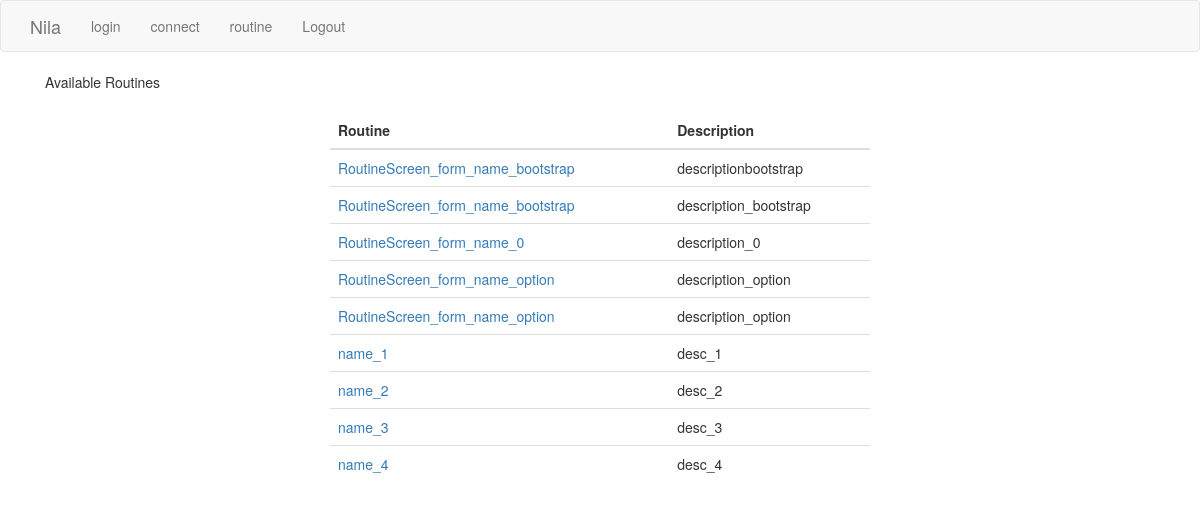
Page /routine/ (signed in) on the committed database.
### app/models.py (models this page shows, shortened)
class RoutineScreen(db.Model):
    id = db.Column(db.Integer, primary_key=True)
    version = db.Column(db.Integer)
    is_primary = db.Column(db.Boolean)
    reader = db.Column(db.Integer, db.ForeignKey('user.id'))
    editor = db.Column(db.Integer, db.ForeignKey('user.id'))
    entry_reader = db.Column(db.Integer, db.ForeignKey('user.id'))
    entry_editor = db.Column(db.Integer, db.ForeignKey('user.id'))
    name = db.Column(db.String(30))
    description = db.Column(db.String(150))
    fields =  db.Column(db.Text)
    created_at = db.Column(db.DateTime,default=datetime.utcnow)
    created_by = db.Column(db.Integer, db.ForeignKey('user.id'),default=1)
    last_updated = db.Column(db.DateTime, default=datetime.utcnow)
    last_updated_by = db.Column(db.Integer, db.ForeignKey('user.id'),default=1)
    deleted_at = db.Column(db.DateTime)

### app/_routes.py (the view)
@app.route('/routine/<int:unique_id>', methods = ['GET','POST'])
@app.route('/routine/<int:unique_id>/', methods = ['GET','POST'])
@app.route('/routine', defaults={'unique_id': 0},    methods = ['GET','POST'])
@app.route('/routine/', defaults={'unique_id': 0}, methods = ['GET','POST'])
@login_required
def routine(unique_id):
    info = []
    form, info = my_view(info, unique_id)
    FieldEntries = []
    FieldEntry = {}
    if unique_id!=0:
        if form.validate_on_submit():
            rs = RoutineScreen()
            rs.version_ = '1'
            rs.is_primary = True
            rs.reader = '1'
            rs.editor = '1'
            rs.entry_reader = '1'
            rs.entry_editor = '1'
            rs.name = form.name.data
            rs.label = form.label.data
            rs.description = form.description.data
            rs.fields = form.fields.data
            try:
                db.session.add(rs)
                db.session.commit()
            except Exception as error:
                info.append(error)
            return redirect(url_for('routine', unique_id=unique_id )), info
        return render_template('routine_entry_editor.html', title='Routine',form=form, unique_id=unique_id, info=info)
    else:
        routines = []
        rs_filtered = RoutineScreen.query.all()
        for i in range(0,len(rs_filtered)):
            avbl_routine = ""
            avbl_routine = {"name" : str(rs_filtered[i].name),"id" : str(rs_filtered[i].id),"description" : str(rs_filtered[i].description) }
            routines.append(json.loads(json.dumps(avbl_routine)))
        return render_template('routine_index.html', title='Available Routines', routines=routines)

### app/models.py (called while the page is built)
@login_manager.user_loader
def load_user(id):
    try:
        return User.query.get(int(id))
    except:
        return None

### app/routine.py (called while the page is built)
def my_view(info, unique_id):
    class F(RoutineForm):
        pass
    try:
        rs = RoutineScreen.query.filter_by(id=unique_id).first()
        fields=[]
        fields = json.loads(rs.fields)
        for j in range(0, len(fields)):
            if fields[j]['validators'] == 'DataRequired':
                field_validators = DataRequired()
            if fields[j]['validators'] == '':
                field_validators = Optional()
            if fields[j]['type']:
                setattr(F, fields[j]['name'],StringField(fields[j]['label'], validators=[field_validators]))
        setattr(F, 'create_request', SubmitField('Create Request'))
        return F(), info
    except Exception as error:
        info.append("error : " + "No such form exists. Please select the right form from url")
        return F(), info

### app/templates/routine_index.html
{% extends "base.html" %}
{% block app_content %}
<div class="col-sm-12">
    <div class="row">
        <div class="col-sm-12">
            Available Routines
        </div>
    </div>
    <br/>
    <div class="row">
        <div class="col-sm-3"></div>
        <div class="col-sm-6">
                <table class = "table">
                    <thead>
                        <tr>
                            <th scope="col">Routine</th>
                            <th scope="col">Description</th>
                        </tr>
                    </thead>
                    {% for each_item in routines %}
                    <tr>
                        <td class="table-light">
                            <a href=" {{ url_for('routine', unique_id=each_item['id']) }}">{{ each_item['name'] }}</a>
                        </td>
                        <td>
                            {{ each_item['description'] }}
                        </td>
                    </tr>
                    {% endfor %}
                </table>
        </div>
        <div class="col-sm-3"></div>
    </div>
</div>
{% endblock %}

### app/templates/base.html (shortened to what this page needs)
{% extends 'bootstrap/base.html' %}
{% block navbar %}
    <nav class="navbar navbar-default">
        <div class="container">
            <div class="navbar-header">
                <a class="navbar-brand" href="{{ url_for('index') }}">Nila</a>
            </div>
            <div class="collapse navbar-collapse" id="bs-example-navbar-collapse-1">
                <ul class="nav navbar-nav">
                    <li><a href="{{ url_for('login') }}">login</a></li>
                    <li><a href="{{ url_for('connect') }}">connect</a></li>
                    <li><a href="{{ url_for('routine') }}">routine</a></li>
                </ul>
                <ul class="nav navbar-nav">
                    <li>
                        {% if current_user.is_anonymous %}
                        <a href="{{ url_for('login') }}">Login</a>
                        {% else %}
                        <a href="{{ url_for('logout') }}">Logout</a>
                        {% endif %}
                    </li>
                </ul>
            </div>
        </div>
    </nav>
{% endblock %}
{% block content %}
    <div class = "container">
        {% block app_content %}
        {% endblock %}
    </div>
{% endblock %}

### rows in the picture
RoutineScreen: name "RoutineScreen_form_name_bootstrap", description "descriptionbootstrap"
RoutineScreen: name "RoutineScreen_form_name_bootstrap", description "description_bootstrap"
RoutineScreen: name "RoutineScreen_form_name_0", description "description_0"
RoutineScreen: name "name_1", description "desc_1"
RoutineScreen: name "name_2", description "desc_2"
RoutineScreen: name "name_3", description "desc_3"
RoutineScreen: name "name_4", description "desc_4"

### other values in the picture
{{ each_item['name'] }} "RoutineScreen_form_name_option" "RoutineScreen_form_name_option"
{{ each_item['description'] }} "description_option" "description_option"
